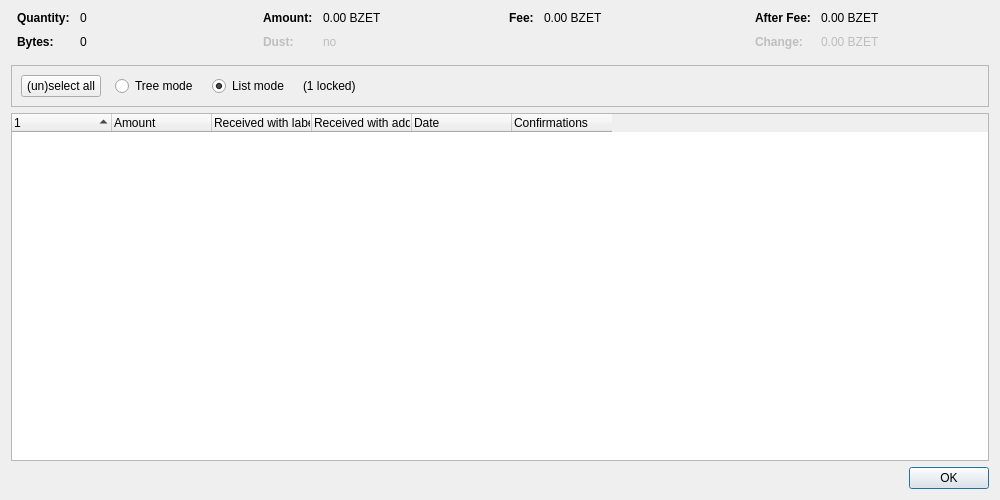
<?xml version="1.0" encoding="UTF-8"?>
<ui version="4.0">
 <class>CoinControlDialog</class>
 <widget class="QDialog" name="CoinControlDialog">
  <property name="geometry">
   <rect>
    <x>0</x>
    <y>0</y>
    <width>1000</width>
    <height>500</height>
   </rect>
  </property>
  <property name="windowTitle">
   <string>Coin Selection</string>
  </property>
  <layout class="QVBoxLayout" name="verticalLayout">
   <item>
    <layout class="QHBoxLayout" name="horizontalLayoutTop" stretch="0,0,0,0">
     <property name="topMargin">
      <number>0</number>
     </property>
     <property name="bottomMargin">
      <number>10</number>
     </property>
     <item>
      <layout class="QFormLayout" name="formLayoutCoinControl1">
       <property name="horizontalSpacing">
        <number>10</number>
       </property>
       <property name="verticalSpacing">
        <number>10</number>
       </property>
       <property name="leftMargin">
        <number>6</number>
       </property>
       <property name="rightMargin">
        <number>6</number>
       </property>
       <item row="0" column="0">
        <widget class="QLabel" name="labelCoinControlQuantityText">
         <property name="font">
          <font>
           <weight>75</weight>
           <bold>true</bold>
          </font>
         </property>
         <property name="text">
          <string>Quantity:</string>
         </property>
        </widget>
       </item>
       <item row="0" column="1">
        <widget class="QLabel" name="labelCoinControlQuantity">
         <property name="cursor">
          <cursorShape>IBeamCursor</cursorShape>
         </property>
         <property name="contextMenuPolicy">
          <enum>Qt::ActionsContextMenu</enum>
         </property>
         <property name="text">
          <string notr="true">0</string>
         </property>
         <property name="textInteractionFlags">
          <set>Qt::LinksAccessibleByMouse|Qt::TextSelectableByKeyboard|Qt::TextSelectableByMouse</set>
         </property>
        </widget>
       </item>
       <item row="1" column="0">
        <widget class="QLabel" name="labelCoinControlBytesText">
         <property name="font">
          <font>
           <weight>75</weight>
           <bold>true</bold>
          </font>
         </property>
         <property name="text">
          <string>Bytes:</string>
         </property>
        </widget>
       </item>
       <item row="1" column="1">
        <widget class="QLabel" name="labelCoinControlBytes">
         <property name="cursor">
          <cursorShape>IBeamCursor</cursorShape>
         </property>
         <property name="contextMenuPolicy">
          <enum>Qt::ActionsContextMenu</enum>
         </property>
         <property name="text">
          <string notr="true">0</string>
         </property>
         <property name="textInteractionFlags">
          <set>Qt::LinksAccessibleByMouse|Qt::TextSelectableByKeyboard|Qt::TextSelectableByMouse</set>
         </property>
        </widget>
       </item>
      </layout>
     </item>
     <item>
      <layout class="QFormLayout" name="formLayoutCoinControl2">
       <property name="horizontalSpacing">
        <number>10</number>
       </property>
       <property name="verticalSpacing">
        <number>10</number>
       </property>
       <property name="leftMargin">
        <number>6</number>
       </property>
       <property name="rightMargin">
        <number>6</number>
       </property>
       <item row="0" column="0">
        <widget class="QLabel" name="labelCoinControlAmountText">
         <property name="font">
          <font>
           <weight>75</weight>
           <bold>true</bold>
          </font>
         </property>
         <property name="text">
          <string>Amount:</string>
         </property>
        </widget>
       </item>
       <item row="0" column="1">
        <widget class="QLabel" name="labelCoinControlAmount">
         <property name="cursor">
          <cursorShape>IBeamCursor</cursorShape>
         </property>
         <property name="contextMenuPolicy">
          <enum>Qt::ActionsContextMenu</enum>
         </property>
         <property name="text">
          <string notr="true">0.00 BZET</string>
         </property>
         <property name="textInteractionFlags">
          <set>Qt::LinksAccessibleByMouse|Qt::TextSelectableByKeyboard|Qt::TextSelectableByMouse</set>
         </property>
        </widget>
       </item>
       <item row="1" column="0">
        <widget class="QLabel" name="labelCoinControlLowOutputText">
         <property name="enabled">
          <bool>false</bool>
         </property>
         <property name="font">
          <font>
           <weight>75</weight>
           <bold>true</bold>
          </font>
         </property>
         <property name="text">
          <string>Dust:</string>
         </property>
        </widget>
       </item>
       <item row="1" column="1">
        <widget class="QLabel" name="labelCoinControlLowOutput">
         <property name="enabled">
          <bool>false</bool>
         </property>
         <property name="cursor">
          <cursorShape>IBeamCursor</cursorShape>
         </property>
         <property name="contextMenuPolicy">
          <enum>Qt::ActionsContextMenu</enum>
         </property>
         <property name="text">
          <string notr="true">no</string>
         </property>
         <property name="textInteractionFlags">
          <set>Qt::LinksAccessibleByMouse|Qt::TextSelectableByKeyboard|Qt::TextSelectableByMouse</set>
         </property>
        </widget>
       </item>
      </layout>
     </item>
     <item>
      <layout class="QFormLayout" name="formLayoutCoinControl3">
       <property name="horizontalSpacing">
        <number>10</number>
       </property>
       <property name="verticalSpacing">
        <number>10</number>
       </property>
       <property name="leftMargin">
        <number>6</number>
       </property>
       <property name="rightMargin">
        <number>6</number>
       </property>
       <item row="0" column="0">
        <widget class="QLabel" name="labelCoinControlFeeText">
         <property name="font">
          <font>
           <weight>75</weight>
           <bold>true</bold>
          </font>
         </property>
         <property name="text">
          <string>Fee:</string>
         </property>
        </widget>
       </item>
       <item row="0" column="1">
        <widget class="QLabel" name="labelCoinControlFee">
         <property name="cursor">
          <cursorShape>IBeamCursor</cursorShape>
         </property>
         <property name="contextMenuPolicy">
          <enum>Qt::ActionsContextMenu</enum>
         </property>
         <property name="text">
          <string notr="true">0.00 BZET</string>
         </property>
         <property name="textInteractionFlags">
          <set>Qt::LinksAccessibleByMouse|Qt::TextSelectableByKeyboard|Qt::TextSelectableByMouse</set>
         </property>
        </widget>
       </item>
      </layout>
     </item>
     <item>
      <layout class="QFormLayout" name="formLayoutCoinControl4">
       <property name="horizontalSpacing">
        <number>10</number>
       </property>
       <property name="verticalSpacing">
        <number>10</number>
       </property>
       <property name="leftMargin">
        <number>6</number>
       </property>
       <property name="rightMargin">
        <number>6</number>
       </property>
       <item row="0" column="0">
        <widget class="QLabel" name="labelCoinControlAfterFeeText">
         <property name="font">
          <font>
           <weight>75</weight>
           <bold>true</bold>
          </font>
         </property>
         <property name="text">
          <string>After Fee:</string>
         </property>
        </widget>
       </item>
       <item row="0" column="1">
        <widget class="QLabel" name="labelCoinControlAfterFee">
         <property name="cursor">
          <cursorShape>IBeamCursor</cursorShape>
         </property>
         <property name="contextMenuPolicy">
          <enum>Qt::ActionsContextMenu</enum>
         </property>
         <property name="text">
          <string notr="true">0.00 BZET</string>
         </property>
         <property name="textInteractionFlags">
          <set>Qt::LinksAccessibleByMouse|Qt::TextSelectableByKeyboard|Qt::TextSelectableByMouse</set>
         </property>
        </widget>
       </item>
       <item row="1" column="0">
        <widget class="QLabel" name="labelCoinControlChangeText">
         <property name="enabled">
          <bool>false</bool>
         </property>
         <property name="font">
          <font>
           <weight>75</weight>
           <bold>true</bold>
          </font>
         </property>
         <property name="text">
          <string>Change:</string>
         </property>
        </widget>
       </item>
       <item row="1" column="1">
        <widget class="QLabel" name="labelCoinControlChange">
         <property name="enabled">
          <bool>false</bool>
         </property>
         <property name="cursor">
          <cursorShape>IBeamCursor</cursorShape>
         </property>
         <property name="contextMenuPolicy">
          <enum>Qt::ActionsContextMenu</enum>
         </property>
         <property name="text">
          <string notr="true">0.00 BZET</string>
         </property>
         <property name="textInteractionFlags">
          <set>Qt::LinksAccessibleByMouse|Qt::TextSelectableByKeyboard|Qt::TextSelectableByMouse</set>
         </property>
        </widget>
       </item>
      </layout>
     </item>
    </layout>
   </item>
   <item>
    <widget class="QFrame" name="frame">
     <property name="minimumSize">
      <size>
       <width>0</width>
       <height>40</height>
      </size>
     </property>
     <property name="frameShape">
      <enum>QFrame::StyledPanel</enum>
     </property>
     <property name="frameShadow">
      <enum>QFrame::Sunken</enum>
     </property>
     <layout class="QHBoxLayout" name="horizontalLayout">
      <item>
       <layout class="QHBoxLayout" name="horizontalLayoutPanel" stretch="0,0,0,0,0">
        <property name="spacing">
         <number>14</number>
        </property>
        <item>
         <widget class="QPushButton" name="pushButtonSelectAll">
          <property name="sizePolicy">
           <sizepolicy hsizetype="Maximum" vsizetype="Fixed">
            <horstretch>0</horstretch>
            <verstretch>0</verstretch>
           </sizepolicy>
          </property>
          <property name="text">
           <string>(un)select all</string>
          </property>
          <property name="autoDefault">
           <bool>false</bool>
          </property>
         </widget>
        </item>
        <item>
         <widget class="QRadioButton" name="radioTreeMode">
          <property name="sizePolicy">
           <sizepolicy hsizetype="Maximum" vsizetype="Fixed">
            <horstretch>0</horstretch>
            <verstretch>0</verstretch>
           </sizepolicy>
          </property>
          <property name="text">
           <string>Tree mode</string>
          </property>
         </widget>
        </item>
        <item>
         <widget class="QRadioButton" name="radioListMode">
          <property name="sizePolicy">
           <sizepolicy hsizetype="Maximum" vsizetype="Fixed">
            <horstretch>0</horstretch>
            <verstretch>0</verstretch>
           </sizepolicy>
          </property>
          <property name="text">
           <string>List mode</string>
          </property>
          <property name="checked">
           <bool>true</bool>
          </property>
         </widget>
        </item>
        <item>
         <widget class="QLabel" name="labelLocked">
          <property name="text">
           <string notr="true">(1 locked)</string>
          </property>
         </widget>
        </item>
        <item>
         <spacer name="horizontalSpacer">
          <property name="orientation">
           <enum>Qt::Horizontal</enum>
          </property>
          <property name="sizeHint" stdset="0">
           <size>
            <width>40</width>
            <height>20</height>
           </size>
          </property>
         </spacer>
        </item>
       </layout>
      </item>
     </layout>
    </widget>
   </item>
   <item>
    <widget class="CoinControlTreeWidget" name="treeWidget">
     <property name="contextMenuPolicy">
      <enum>Qt::CustomContextMenu</enum>
     </property>
     <property name="sortingEnabled">
      <bool>false</bool>
     </property>
     <property name="columnCount">
      <number>6</number>
     </property>
     <attribute name="headerShowSortIndicator" stdset="0">
      <bool>true</bool>
     </attribute>
     <attribute name="headerStretchLastSection">
      <bool>false</bool>
     </attribute>
     <column>
      <property name="text">
       <string/>
      </property>
     </column>
     <column>
      <property name="text">
       <string>Amount</string>
      </property>
     </column>
     <column>
      <property name="text">
       <string>Received with label</string>
      </property>
     </column>
     <column>
      <property name="text">
       <string>Received with address</string>
      </property>
     </column>
     <column>
      <property name="text">
       <string>Date</string>
      </property>
     </column>
     <column>
      <property name="text">
       <string>Confirmations</string>
      </property>
      <property name="toolTip">
       <string>Confirmed</string>
      </property>
     </column>
     <column>
      <property name="text">
       <string/>
      </property>
     </column>
     <column>
      <property name="text">
       <string/>
      </property>
     </column>
     <column>
      <property name="text">
       <string/>
      </property>
     </column>
     <column>
      <property name="text">
       <string/>
      </property>
     </column>
    </widget>
   </item>
   <item>
    <widget class="QDialogButtonBox" name="buttonBox">
     <property name="orientation">
      <enum>Qt::Horizontal</enum>
     </property>
     <property name="standardButtons">
      <set>QDialogButtonBox::Ok</set>
     </property>
    </widget>
   </item>
  </layout>
 </widget>
 <customwidgets>
  <customwidget>
   <class>CoinControlTreeWidget</class>
   <extends>QTreeWidget</extends>
   <header>qt/coincontroltreewidget.h</header>
  </customwidget>
 </customwidgets>
 <resources/>
 <connections/>
</ui>
